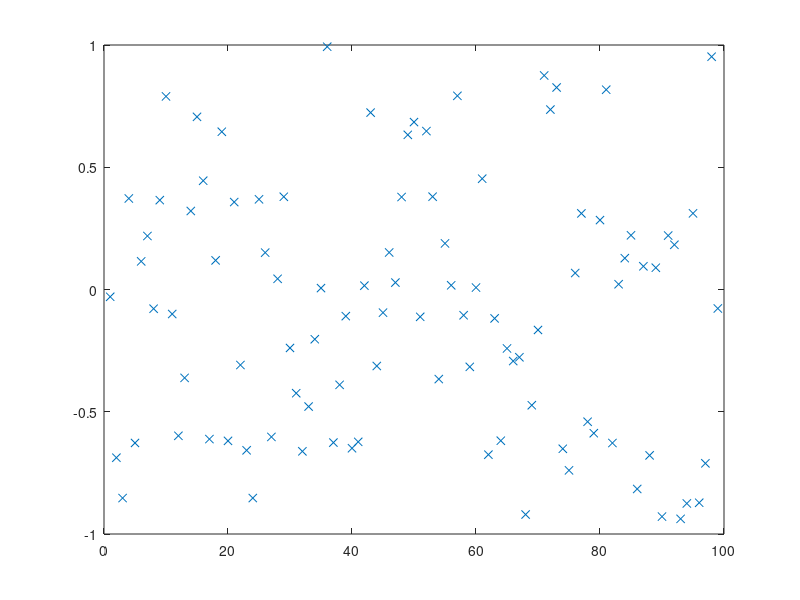

Source code (MATLAB): (Note: this script raises an error after producing the figure.)
% script <a href="matlab:QuickSortTest">QuickSortTest</a>
% Test <a href="matlab:help InsertionSort">InsertionSort</a> on a random set of data.
% See <a href="matlab:NRweb">Numerical Renaissance: simulation, optimization, & control</a>, Section 7.1.5.
% Part of <a href="matlab:help NRC">Numerical Renaissance Codebase 1.0</a>, <a href="matlab:help NRchap07">Chapter 7</a>; please read the <a href="matlab:help NRcopyleft">copyleft</a>.

n=99; D=2*rand(n,1)-1; close all, plot(D(:,1),'x'), pause(0.5)
[D,index]=QuickSort(D,1,n);       plot(D(:,1),'x')

% end script QuickSortTest
